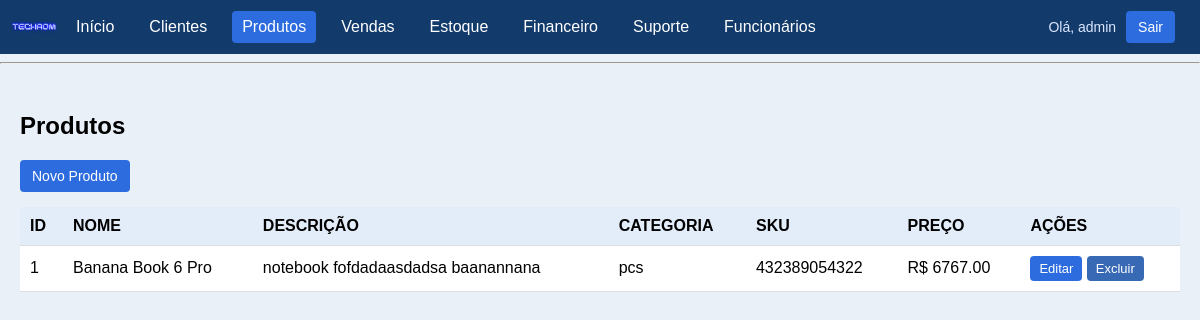
The page /products (signed in) on the database its author committed.
### models.py (models this page shows, shortened)
class User(db.Model):
    id = db.Column(db.Integer, primary_key=True)
    username = db.Column(db.String(100), unique=True, nullable=False)
    password_hash = db.Column(db.String(200), nullable=False)
    failed_attempts = db.Column(db.Integer, default=0)
    locked_until = db.Column(db.DateTime, nullable=True)
    created_at = db.Column(db.DateTime, default=datetime.utcnow)

class Product(db.Model):
    id = db.Column(db.Integer, primary_key=True)
    name = db.Column(db.String(150), nullable=False)
    description = db.Column(db.String(300))
    price = db.Column(db.Float, nullable=False)
    category = db.Column(db.String(100))
    sku = db.Column(db.String(50), unique=True)
    created_at = db.Column(db.DateTime, default=datetime.utcnow)

### app.py (the view)
@app.route("/products")
@login_required
def products():
    products = Product.query.all()
    return render_template("products.html", products=products)

### app.py (called while the page is built)
def login_required(view):
    @wraps(view)
    def wrapped_view(*args, **kwargs):
        if g.user is None:
            return redirect(url_for("login"))
        return view(*args, **kwargs)
    return wrapped_view

@app.before_request
def load_logged_in_user():
    user_id = session.get("user_id")
    if user_id is None:
        g.user = None
    else:
        g.user = db.session.get(User, user_id)

### templates/products.html (shortened to what this page needs)
{% extends "base.html" %}
{% block content %}
<h2>Produtos</h2>
<div class="top-bar">
    <a class="btn" href="/products/new">Novo Produto</a>
</div>
<table>
    <thead>
        <th>ID</th>
        <th>NOME</th>
        <th>DESCRIÇÃO</th>
        <th>CATEGORIA</th>
        <th>SKU</th>
        <th>PREÇO</th>
        <th>AÇÕES</th>
    </thead>
    <tbody>
        {% for product in products %}
        <tr>
            <td>{{ product.id }}</td>
            <td>{{ product.name }}</td>
            <td>{{ product.description }}</td>
            <td>{{ product.category }}</td>
            <td>{{ product.sku }}</td>
            <td>R$ {{ '%.2f'|format(product.price) }}</td>
            <td class="actions">
                <a class="btn btn-small" href="/products/{{ product.id }}/edit">Editar</a>
                <form method="POST" action="/products/{{ product.id }}/delete" class="inline-form">
                    <button class="btn btn-small btn-danger" type="submit" onclick="return confirm('Excluir este produto?')">Excluir</button>
                </form>
            </td>
        </tr>
        {% else %}
        <tr>
            <td colspan="7" class="empty">Nenhum produto cadastrado ainda.</td>
        </tr>
        {% endfor %}
    </tbody>
</table>
{% endblock %}

### templates/base.html (shortened to what this page needs)
<!DOCTYPE html>
<html lang="pt-BR">
<head>
    <link rel="stylesheet" href="{{ url_for('static', filename='css/style.css')}}">
</head>
<body>
    {% if g.user %}
    <nav>
        <a href="/" class="brand">
            <img src="{{ url_for('static', filename='img/logo.png') }}" alt="Logo" class="brand-logo">
        </a>
        <a href="/" class="{{ 'active' if request.path == '/' }}">Início</a>
        <a href="/clients" class="{{ 'active' if request.path.startswith('/clients') }}">Clientes</a>
        <a href="/products" class="{{ 'active' if request.path.startswith('/products') }}">Produtos</a>
        <a href="/sales" class="{{ 'active' if request.path.startswith('/sales') }}">Vendas</a>
        <a href="/stock" class="{{ 'active' if request.path.startswith('/stock') }}">Estoque</a>
        <a href="/finance" class="{{ 'active' if request.path.startswith('/finance') }}">Financeiro</a>
        <a href="/support" class="{{ 'active' if request.path.startswith('/support') }}">Suporte</a>
        <a href="/employees" class="{{ 'active' if request.path.startswith('/employees') }}">Funcionários</a>
        <span class="nav-user">Olá, {{ g.user.username }}</span>
        <a class="btn btn-logout" href="/logout">Sair</a>
    </nav>
    <hr>
    {% endif %}
    <div class="container">
        {% block content %}{% endblock %}
    </div>
</body>
</html>

### static/css/style.css (style rules this page uses)
body { font-family: Arial, sans-serif; margin: 0; background: #eaf0f8; }
nav { background: #123a6b; padding: 10px; display: flex; align-items: center; }
nav a { color: white; margin-right: 15px; text-decoration: none; padding: 7px 10px; border-radius: 4px; }
nav a.active { background: #2d6cdf; }
.brand { margin-right: 8px; padding: 0; line-height: 0; }
.brand-logo { height: 34px; width: auto; border-radius: 4px; }
.nav-user { color: #dbe7ff; margin-left: auto; margin-right: 10px; font-size: 14px; }
.btn-logout { background: #2d6cdf; padding: 6px 12px; }
.container { padding: 20px; max-width: 1200px; margin: 0 auto; }
table { width: 100%; border-collapse: collapse; background: white; }
th, td { padding: 10px; border-bottom: 1px solid #ddd; }
th { background: #e3edf9; text-align: left; }
.btn { padding: 8px 12px; background: #2d6cdf; color: white; text-decoration: none; border-radius: 4px; border: none; cursor: pointer; font-size: 14px; display: inline-block; }
.btn-small { padding: 5px 9px; font-size: 13px; }
.btn-danger { background: #3769b5; }
.top-bar { margin-bottom: 15px; }
.actions { white-space: nowrap; }
.inline-form { display: inline; }

### rows shown on the page
User: user.username "admin"
Product: id "1", name "Banana Book 6 Pro", description "notebook fofdadaasdadsa baanannana", category "pcs", sku "432389054322", price "6767.00"
